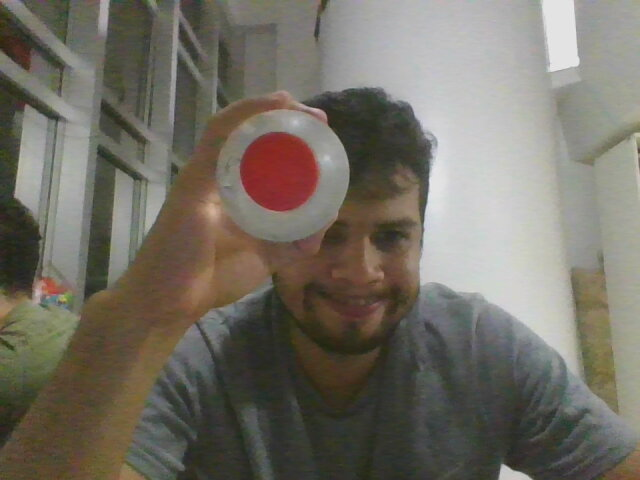
//> input picture contra/eu.jpg, 640 x 480 px
$ ./contra   (built with g++ and OpenCV 4)
//> lines starting //> are read from the running program, lines starting //| are printed output that depends on the picture
#include <iostream>
#include "opencv2/opencv.hpp"
#include "opencv2/core/core.hpp"
#include "opencv2/highgui/highgui.hpp"
#include <opencv2/imgproc/imgproc.hpp>
#include <cmath>

using namespace cv;
using namespace std;
int main()
{
 //Load an
 Mat gray, canny;
 Mat img = imread("eu.jpg", CV_LOAD_IMAGE_COLOR);
//> img is the input picture: 480 rows x 640 cols, CV_8UC3; mean B, G, R 100.7, 110.9, 115.6
 namedWindow("Image", CV_WINDOW_AUTOSIZE);
 imshow("Image", img);

cvtColor(img, gray, COLOR_BGR2HSV);
//> gray: 480 rows x 640 cols, CV_8UC3; mean H, S, V 42, 45.3, 117.4
 //Change Contrast Effect
 Mat imgInc;
 img.convertTo(imgInc, -1, 1.5, 0);  //increase (double) contrast
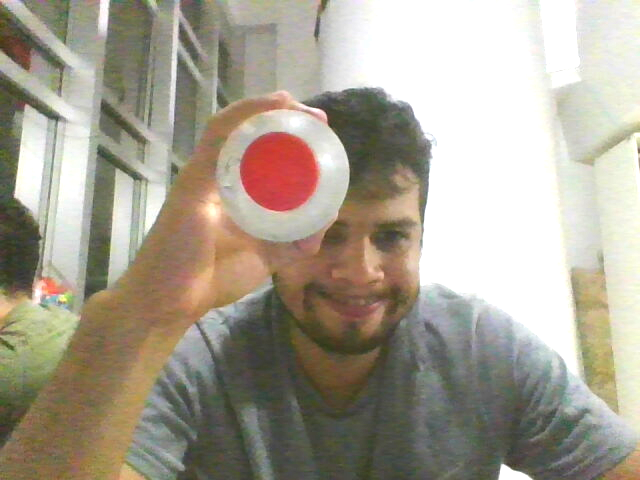
//> imgInc: 480 rows x 640 cols, CV_8UC3; mean B, G, R 145.2, 160, 167.2

 Mat imgDec;
 img.convertTo(imgDec, -1, 0.5, 0); //decrease (halve) contrast
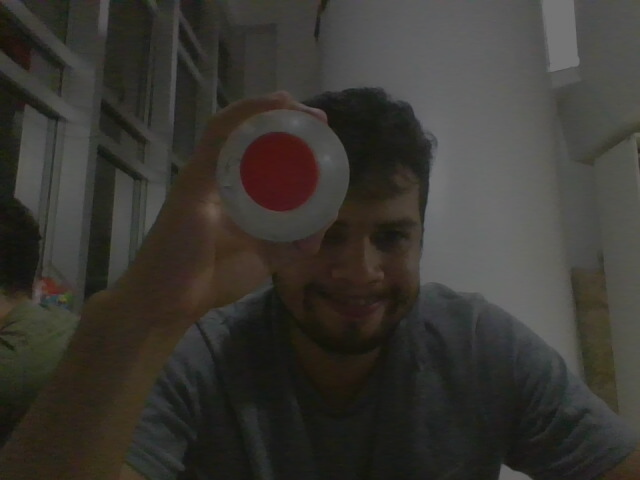
//> imgDec: 480 rows x 640 cols, CV_8UC3; mean B, G, R 50.4, 55.4, 57.8

 namedWindow("Inc contrast", CV_WINDOW_AUTOSIZE);
 namedWindow("Dec contrast", CV_WINDOW_AUTOSIZE);

 imshow("Inc contrast", gray);
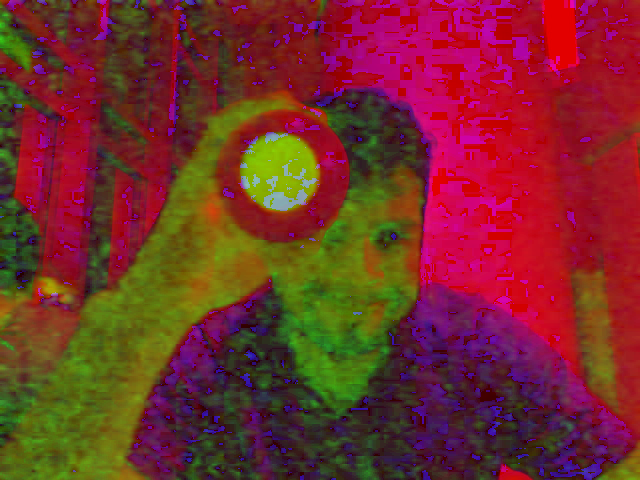
//> window 'Inc contrast': 480 rows x 640 cols, CV_8UC3; mean B, G, R 42, 45.3, 117.4
 //imshow("branco", img);
//imshow("branco", canny);
 //Wait Key press
 cvWaitKey(0);

 //destroy windows
 destroyAllWindows();
 return 0;
}
